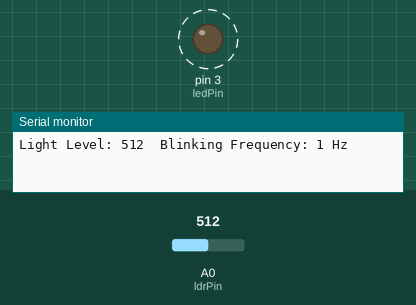
This sketch was run on a simulated Arduino Uno, built with avr-gcc and run on an emulated ATmega328P. On the bench: output pins drawn as LEDs (lit = HIGH), the last lines printed to the serial monitor. Dashed ring = blinking. Inputs (shaded band) come from the test bench; at power-on: A0 (ldrPin) = 512.

Above: at 1.9 s.
2.0 s: A0 (ldrPin) set to 122
At 2.72 s:
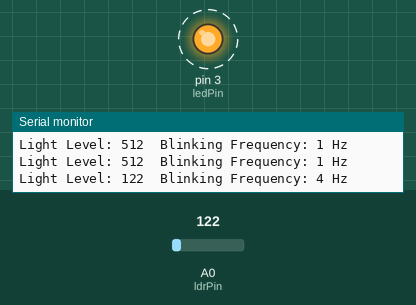
5.5 s: A0 (ldrPin) set to 0
At 5.77 s:
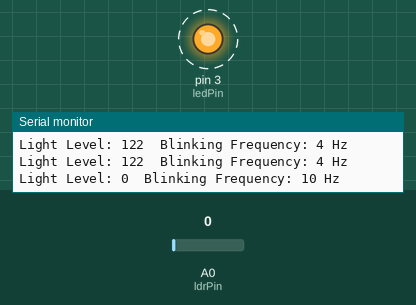
Timing chart, 0 to 15.0 s (numbered marks = the images above; inputs shaded):
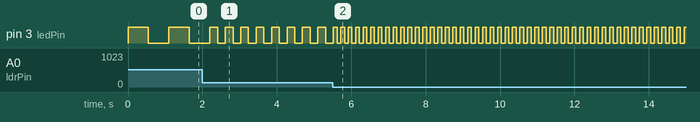

Measured:
- after the input at 2.0 s, pin 3 (ledPin): alternates HIGH for 0.21 s and LOW for 0.21 s, starting after 0.41 s
- after the input at 5.5 s, pin 3 (ledPin): alternates HIGH for 0.10 s and LOW for 0.10 s, starting after 0.12 s
- by itself, pin 3 (ledPin): alternates HIGH for 0.55 s and LOW for 0.55 s

The sketch:

Lab_10.ino
```cpp
const int ledPin = 3;      // Pin number for the LED
const int ldrPin = A0;  // Pin number for the ldr

void setup() {
  pinMode(ledPin, OUTPUT);
  Serial.begin(9600);
}

void loop() {
  int lightLevel = analogRead(ldrPin);

  // Map the light level to a blinking frequency
  int blinkInterval = map(lightLevel, 0, 1023, 100, 1000);

  digitalWrite(ledPin, HIGH); // Turn on the LED
  delay(blinkInterval);

  digitalWrite(ledPin, LOW);  // Turn off the LED
  delay(blinkInterval);

  // Print the light level and blinking frequency to the serial monitor
  Serial.print("Light Level: ");
  Serial.print(lightLevel);
  Serial.print("\tBlinking Frequency: ");
  Serial.print(1000 / blinkInterval); // Frequency in Hz
  Serial.println(" Hz");
}
```
